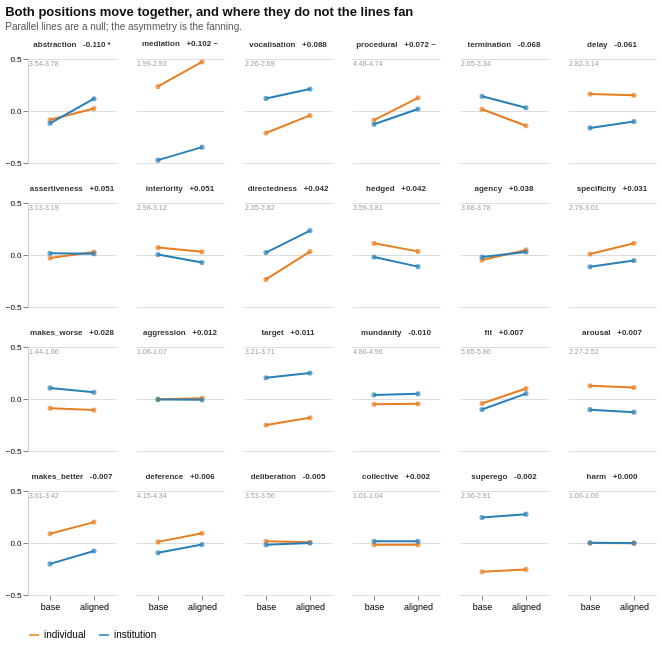

Vega-Lite specification for this chart:
### Vega-Lite specification from a JSON file in a GitHub repository (floating-point values rounded to 4 significant figures)
{"config": {"view": {"continuousWidth": 300, "continuousHeight": 300, "stroke": null}, "axis": {"domainColor": "#cccccc"}}, "data": {"name": "data-22e44f7c406c6eeeef61e5a8bf85b6b8"}, "facet": {"field": "lab", "header": {"labelColor": "#333333", "labelFontSize": 8, "labelFontWeight": "bold"}, "sort": ["abstraction   -0.110 *", "mediation   +0.102 ~", "vocalisation   +0.088 ", "procedural   +0.072 ~", "termination   -0.068 ", "delay   -0.061 ", "assertiveness   +0.051 ", "interiority   +0.051 ", "directedness   +0.042 ", "hedged   +0.042 ", "agency   +0.038 ", "specificity   +0.031 ", "makes_worse   +0.028 ", "aggression   +0.012 ", "target   +0.011 ", "mundanity   -0.010 ", "fit   +0.007 ", "arousal   +0.007 ", "makes_better   -0.007 ", "deference   +0.006 ", "deliberation   -0.005 ", "collective   +0.002 ", "superego   -0.002 ", "harm   +0.000 "], "title": null, "type": "nominal"}, "spec": {"layer": [{"mark": {"type": "line", "strokeWidth": 2}, "encoding": {"color": {"field": "who", "legend": {"orient": "bottom", "title": null}, "scale": {"domain": ["individual", "institution"], "range": ["#e67e22", "#2980b9"]}, "type": "nominal"}, "tooltip": [{"field": "scale", "type": "nominal"}, {"field": "who", "type": "nominal"}, {"field": "arm", "type": "nominal"}, {"field": "level", "format": ".3f", "type": "quantitative"}, {"field": "did", "format": "+.3f", "type": "quantitative"}, {"field": "p", "format": ".3f", "type": "quantitative"}], "x": {"axis": {"labelAngle": 0, "labelFontSize": 9}, "field": "arm", "sort": ["base", "aligned"], "title": null, "type": "nominal"}, "y": {"axis": {"labelFontSize": 8}, "field": "centred", "scale": {"domain": [-0.5, 0.5], "nice": false}, "title": null, "type": "quantitative"}}}, {"mark": {"type": "point", "filled": true, "size": 26}, "encoding": {"color": {"field": "who", "legend": null, "scale": {"domain": ["individual", "institution"], "range": ["#e67e22", "#2980b9"]}, "type": "nominal"}, "x": {"field": "arm", "sort": ["base", "aligned"], "title": null, "type": "nominal"}, "y": {"field": "centred", "scale": {"domain": [-0.5, 0.5], "nice": false}, "type": "quantitative"}}}, {"mark": {"type": "text", "align": "left", "baseline": "top", "color": "#999999", "fontSize": 7}, "encoding": {"text": {"field": "span_txt", "type": "nominal"}, "x": {"value": 1}, "y": {"value": 1}}, "transform": [{"filter": "((datum.arm === 'base') && (datum.who === 'individual'))"}]}], "height": 104, "width": 88}, "columns": 6, "title": {"text": ["Both positions move together, and where they do not the lines fan"], "anchor": "start", "color": "#111111", "fontSize": 13, "offset": 8, "subtitle": "Parallel lines are a null; the asymmetry is the fanning.", "subtitleColor": "#555555", "subtitleFontSize": 10}, "$schema": "https://vega.github.io/schema/vega-lite/v6.4.1.json", "datasets": {"data-22e44f7c406c6eeeef61e5a8bf85b6b8": [{"scale": "abstraction", "who": "individual", "arm": "base", "level": 3.572, "centred": -0.08488, "did": -0.1104, "p": 0.0, "span_txt": "3.54-3.78", "lab": "abstraction   -0.110 *"}, {"scale": "abstraction", "who": "individual", "arm": "aligned", "level": 3.681, "centred": 0.02405, "did": -0.1104, "p": 0.0, "span_txt": "3.54-3.78", "lab": "abstraction   -0.110 *"}, {"scale": "abstraction", "who": "institution", "arm": "base", "level": 3.539, "centred": -0.1184, "did": -0.1104, "p": 0.0, "span_txt": "3.54-3.78", "lab": "abstraction   -0.110 *"}, {"scale": "abstraction", "who": "institution", "arm": "aligned", "level": 3.776, "centred": 0.1184, "did": -0.1104, "p": 0.0, "span_txt": "3.54-3.78", "lab": "abstraction   -0.110 *"}, {"scale": "agency", "who": "individual", "arm": "base", "level": 3.678, "centred": -0.04885, "did": 0.03849, "p": 0.355, "span_txt": "3.68-3.78", "lab": "agency   +0.038 "}, {"scale": "agency", "who": "individual", "arm": "aligned", "level": 3.776, "centred": 0.04885, "did": 0.03849, "p": 0.355, "span_txt": "3.68-3.78", "lab": "agency   +0.038 "}, {"scale": "agency", "who": "institution", "arm": "base", "level": 3.707, "centred": -0.02035, "did": 0.03849, "p": 0.355, "span_txt": "3.68-3.78", "lab": "agency   +0.038 "}, {"scale": "agency", "who": "institution", "arm": "aligned", "level": 3.756, "centred": 0.02828, "did": 0.03849, "p": 0.355, "span_txt": "3.68-3.78", "lab": "agency   +0.038 "}, {"scale": "aggression", "who": "individual", "arm": "base", "level": 1.061, "centred": -0.001491, "did": 0.01225, "p": 0.182, "span_txt": "1.06-1.07", "lab": "aggression   +0.012 "}, {"scale": "aggression", "who": "individual", "arm": "aligned", "level": 1.069, "centred": 0.006636, "did": 0.01225, "p": 0.182, "span_txt": "1.06-1.07", "lab": "aggression   +0.012 "}, {"scale": "aggression", "who": "institution", "arm": "base", "level": 1.058, "centred": -0.005037, "did": 0.01225, "p": 0.182, "span_txt": "1.06-1.07", "lab": "aggression   +0.012 "}, {"scale": "aggression", "who": "institution", "arm": "aligned", "level": 1.056, "centred": -0.006636, "did": 0.01225, "p": 0.182, "span_txt": "1.06-1.07", "lab": "aggression   +0.012 "}, {"scale": "arousal", "who": "individual", "arm": "base", "level": 2.523, "centred": 0.1267, "did": 0.007324, "p": 0.817, "span_txt": "2.27-2.52", "lab": "arousal   +0.007 "}, {"scale": "arousal", "who": "individual", "arm": "aligned", "level": 2.507, "centred": 0.1111, "did": 0.007324, "p": 0.817, "span_txt": "2.27-2.52", "lab": "arousal   +0.007 "}, {"scale": "arousal", "who": "institution", "arm": "base", "level": 2.294, "centred": -0.1026, "did": 0.007324, "p": 0.817, "span_txt": "2.27-2.52", "lab": "arousal   +0.007 "}, {"scale": "arousal", "who": "institution", "arm": "aligned", "level": 2.27, "centred": -0.1267, "did": 0.007324, "p": 0.817, "span_txt": "2.27-2.52", "lab": "arousal   +0.007 "}, {"scale": "assertiveness", "who": "individual", "arm": "base", "level": 3.132, "centred": -0.02875, "did": 0.05138, "p": 0.162, "span_txt": "3.13-3.19", "lab": "assertiveness   +0.051 "}, {"scale": "assertiveness", "who": "individual", "arm": "aligned", "level": 3.189, "centred": 0.02875, "did": 0.05138, "p": 0.162, "span_txt": "3.13-3.19", "lab": "assertiveness   +0.051 "}, {"scale": "assertiveness", "who": "institution", "arm": "base", "level": 3.177, "centred": 0.01591, "did": 0.05138, "p": 0.162, "span_txt": "3.13-3.19", "lab": "assertiveness   +0.051 "}, {"scale": "assertiveness", "who": "institution", "arm": "aligned", "level": 3.172, "centred": 0.01173, "did": 0.05138, "p": 0.162, "span_txt": "3.13-3.19", "lab": "assertiveness   +0.051 "}, {"scale": "collective", "who": "individual", "arm": "base", "level": 1.006, "centred": -0.01752, "did": 0.002361, "p": 0.845, "span_txt": "1.01-1.04", "lab": "collective   +0.002 "}, {"scale": "collective", "who": "individual", "arm": "aligned", "level": 1.007, "centred": -0.01599, "did": 0.002361, "p": 0.845, "span_txt": "1.01-1.04", "lab": "collective   +0.002 "}, {"scale": "collective", "who": "institution", "arm": "base", "level": 1.04, "centred": 0.01698, "did": 0.002361, "p": 0.845, "span_txt": "1.01-1.04", "lab": "collective   +0.002 "}, {"scale": "collective", "who": "institution", "arm": "aligned", "level": 1.041, "centred": 0.01752, "did": 0.002361, "p": 0.845, "span_txt": "1.01-1.04", "lab": "collective   +0.002 "}, {"scale": "deference", "who": "individual", "arm": "base", "level": 4.255, "centred": 0.01072, "did": 0.005981, "p": 0.84, "span_txt": "4.15-4.34", "lab": "deference   +0.006 "}, {"scale": "deference", "who": "individual", "arm": "aligned", "level": 4.339, "centred": 0.09401, "did": 0.005981, "p": 0.84, "span_txt": "4.15-4.34", "lab": "deference   +0.006 "}, {"scale": "deference", "who": "institution", "arm": "base", "level": 4.151, "centred": -0.09401, "did": 0.005981, "p": 0.84, "span_txt": "4.15-4.34", "lab": "deference   +0.006 "}, {"scale": "deference", "who": "institution", "arm": "aligned", "level": 4.231, "centred": -0.01404, "did": 0.005981, "p": 0.84, "span_txt": "4.15-4.34", "lab": "deference   +0.006 "}, {"scale": "delay", "who": "individual", "arm": "base", "level": 3.144, "centred": 0.1625, "did": -0.06109, "p": 0.221, "span_txt": "2.82-3.14", "lab": "delay   -0.061 "}, {"scale": "delay", "who": "individual", "arm": "aligned", "level": 3.133, "centred": 0.152, "did": -0.06109, "p": 0.221, "span_txt": "2.82-3.14", "lab": "delay   -0.061 "}, {"scale": "delay", "who": "institution", "arm": "base", "level": 2.819, "centred": -0.1625, "did": -0.06109, "p": 0.221, "span_txt": "2.82-3.14", "lab": "delay   -0.061 "}, {"scale": "delay", "who": "institution", "arm": "aligned", "level": 2.879, "centred": -0.1019, "did": -0.06109, "p": 0.221, "span_txt": "2.82-3.14", "lab": "delay   -0.061 "}, {"scale": "deliberation", "who": "individual", "arm": "base", "level": 3.56, "centred": 0.01657, "did": -0.004821, "p": 0.879, "span_txt": "3.53-3.56", "lab": "deliberation   -0.005 "}, {"scale": "deliberation", "who": "individual", "arm": "aligned", "level": 3.551, "centred": 0.007723, "did": -0.004821, "p": 0.879, "span_txt": "3.53-3.56", "lab": "deliberation   -0.005 "}, {"scale": "deliberation", "who": "institution", "arm": "base", "level": 3.526, "centred": -0.01657, "did": -0.004821, "p": 0.879, "span_txt": "3.53-3.56", "lab": "deliberation   -0.005 "}, {"scale": "deliberation", "who": "institution", "arm": "aligned", "level": 3.543, "centred": -0.0002664, "did": -0.004821, "p": 0.879, "span_txt": "3.53-3.56", "lab": "deliberation   -0.005 "}, {"scale": "directedness", "who": "individual", "arm": "base", "level": 2.349, "centred": -0.2347, "did": 0.04243, "p": 0.506, "span_txt": "2.35-2.82", "lab": "directedness   +0.042 "}, {"scale": "directedness", "who": "individual", "arm": "aligned", "level": 2.617, "centred": 0.03272, "did": 0.04243, "p": 0.506, "span_txt": "2.35-2.82", "lab": "directedness   +0.042 "}, {"scale": "directedness", "who": "institution", "arm": "base", "level": 2.607, "centred": 0.02308, "did": 0.04243, "p": 0.506, "span_txt": "2.35-2.82", "lab": "directedness   +0.042 "}, {"scale": "directedness", "who": "institution", "arm": "aligned", "level": 2.819, "centred": 0.2347, "did": 0.04243, "p": 0.506, "span_txt": "2.35-2.82", "lab": "directedness   +0.042 "}, {"scale": "fit", "who": "individual", "arm": "base", "level": 5.713, "centred": -0.04262, "did": 0.007428, "p": 0.85, "span_txt": "5.65-5.86", "lab": "fit   +0.007 "}, {"scale": "fit", "who": "individual", "arm": "aligned", "level": 5.857, "centred": 0.1014, "did": 0.007428, "p": 0.85, "span_txt": "5.65-5.86", "lab": "fit   +0.007 "}, {"scale": "fit", "who": "institution", "arm": "base", "level": 5.654, "centred": -0.1014, "did": 0.007428, "p": 0.85, "span_txt": "5.65-5.86", "lab": "fit   +0.007 "}, {"scale": "fit", "who": "institution", "arm": "aligned", "level": 5.808, "centred": 0.05205, "did": 0.007428, "p": 0.85, "span_txt": "5.65-5.86", "lab": "fit   +0.007 "}, {"scale": "harm", "who": "individual", "arm": "base", "level": 1.002, "centred": -0.0001807, "did": 0.0002034, "p": 0.883, "span_txt": "1.00-1.00", "lab": "harm   +0.000 "}, {"scale": "harm", "who": "individual", "arm": "aligned", "level": 1.001, "centred": -0.001347, "did": 0.0002034, "p": 0.883, "span_txt": "1.00-1.00", "lab": "harm   +0.000 "}, {"scale": "harm", "who": "institution", "arm": "base", "level": 1.003, "centred": 0.001347, "did": 0.0002034, "p": 0.883, "span_txt": "1.00-1.00", "lab": "harm   +0.000 "}, {"scale": "harm", "who": "institution", "arm": "aligned", "level": 1.002, "centred": -3.227e-05, "did": 0.0002034, "p": 0.883, "span_txt": "1.00-1.00", "lab": "harm   +0.000 "}, {"scale": "hedged", "who": "individual", "arm": "base", "level": 3.815, "centred": 0.112, "did": 0.04164, "p": 0.32, "span_txt": "3.59-3.81", "lab": "hedged   +0.042 "}, {"scale": "hedged", "who": "individual", "arm": "aligned", "level": 3.737, "centred": 0.03484, "did": 0.04164, "p": 0.32, "span_txt": "3.59-3.81", "lab": "hedged   +0.042 "}, {"scale": "hedged", "who": "institution", "arm": "base", "level": 3.683, "centred": -0.01935, "did": 0.04164, "p": 0.32, "span_txt": "3.59-3.81", "lab": "hedged   +0.042 "}, {"scale": "hedged", "who": "institution", "arm": "aligned", "level": 3.591, "centred": -0.112, "did": 0.04164, "p": 0.32, "span_txt": "3.59-3.81", "lab": "hedged   +0.042 "}, {"scale": "interiority", "who": "individual", "arm": "base", "level": 3.123, "centred": 0.07178, "did": 0.05131, "p": 0.179, "span_txt": "2.98-3.12", "lab": "interiority   +0.051 "}, {"scale": "interiority", "who": "individual", "arm": "aligned", "level": 3.082, "centred": 0.03014, "did": 0.05131, "p": 0.179, "span_txt": "2.98-3.12", "lab": "interiority   +0.051 "}, {"scale": "interiority", "who": "institution", "arm": "base", "level": 3.056, "centred": 0.004632, "did": 0.05131, "p": 0.179, "span_txt": "2.98-3.12", "lab": "interiority   +0.051 "}, {"scale": "interiority", "who": "institution", "arm": "aligned", "level": 2.98, "centred": -0.07178, "did": 0.05131, "p": 0.179, "span_txt": "2.98-3.12", "lab": "interiority   +0.051 "}, {"scale": "makes_better", "who": "individual", "arm": "base", "level": 3.304, "centred": 0.08933, "did": -0.006954, "p": 0.836, "span_txt": "3.01-3.42", "lab": "makes_better   -0.007 "}, {"scale": "makes_better", "who": "individual", "arm": "aligned", "level": 3.415, "centred": 0.201, "did": -0.006954, "p": 0.836, "span_txt": "3.01-3.42", "lab": "makes_better   -0.007 "}, {"scale": "makes_better", "who": "institution", "arm": "base", "level": 3.014, "centred": -0.201, "did": -0.006954, "p": 0.836, "span_txt": "3.01-3.42", "lab": "makes_better   -0.007 "}, {"scale": "makes_better", "who": "institution", "arm": "aligned", "level": 3.137, "centred": -0.07764, "did": -0.006954, "p": 0.836, "span_txt": "3.01-3.42", "lab": "makes_better   -0.007 "}, {"scale": "makes_worse", "who": "individual", "arm": "base", "level": 1.46, "centred": -0.08887, "did": 0.02823, "p": 0.219, "span_txt": "1.44-1.66", "lab": "makes_worse   +0.028 "}, {"scale": "makes_worse", "who": "individual", "arm": "aligned", "level": 1.442, "centred": -0.1067, "did": 0.02823, "p": 0.219, "span_txt": "1.44-1.66", "lab": "makes_worse   +0.028 "}, {"scale": "makes_worse", "who": "institution", "arm": "base", "level": 1.655, "centred": 0.1067, "did": 0.02823, "p": 0.219, "span_txt": "1.44-1.66", "lab": "makes_worse   +0.028 "}, {"scale": "makes_worse", "who": "institution", "arm": "aligned", "level": 1.614, "centred": 0.06523, "did": 0.02823, "p": 0.219, "span_txt": "1.44-1.66", "lab": "makes_worse   +0.028 "}, {"scale": "mediation", "who": "individual", "arm": "base", "level": 2.697, "centred": 0.2362, "did": 0.102, "p": 0.05, "span_txt": "1.99-2.93", "lab": "mediation   +0.102 ~"}, {"scale": "mediation", "who": "individual", "arm": "aligned", "level": 2.933, "centred": 0.4726, "did": 0.102, "p": 0.05, "span_txt": "1.99-2.93", "lab": "mediation   +0.102 ~"}, {"scale": "mediation", "who": "institution", "arm": "base", "level": 1.988, "centred": -0.4726, "did": 0.102, "p": 0.05, "span_txt": "1.99-2.93", "lab": "mediation   +0.102 ~"}, {"scale": "mediation", "who": "institution", "arm": "aligned", "level": 2.113, "centred": -0.3474, "did": 0.102, "p": 0.05, "span_txt": "1.99-2.93", "lab": "mediation   +0.102 ~"}, {"scale": "mundanity", "who": "individual", "arm": "base", "level": 4.858, "centred": -0.0499, "did": -0.0103, "p": 0.535, "span_txt": "4.86-4.96", "lab": "mundanity   -0.010 "}, {"scale": "mundanity", "who": "individual", "arm": "aligned", "level": 4.862, "centred": -0.0458, "did": -0.0103, "p": 0.535, "span_txt": "4.86-4.96", "lab": "mundanity   -0.010 "}, {"scale": "mundanity", "who": "institution", "arm": "base", "level": 4.948, "centred": 0.03955, "did": -0.0103, "p": 0.535, "span_txt": "4.86-4.96", "lab": "mundanity   -0.010 "}, {"scale": "mundanity", "who": "institution", "arm": "aligned", "level": 4.958, "centred": 0.0499, "did": -0.0103, "p": 0.535, "span_txt": "4.86-4.96", "lab": "mundanity   -0.010 "}, {"scale": "procedural", "who": "individual", "arm": "base", "level": 4.521, "centred": -0.08802, "did": 0.07193, "p": 0.067, "span_txt": "4.48-4.74", "lab": "procedural   +0.072 ~"}, {"scale": "procedural", "who": "individual", "arm": "aligned", "level": 4.736, "centred": 0.1269, "did": 0.07193, "p": 0.067, "span_txt": "4.48-4.74", "lab": "procedural   +0.072 ~"}, {"scale": "procedural", "who": "institution", "arm": "base", "level": 4.482, "centred": -0.1269, "did": 0.07193, "p": 0.067, "span_txt": "4.48-4.74", "lab": "procedural   +0.072 ~"}, {"scale": "procedural", "who": "institution", "arm": "aligned", "level": 4.628, "centred": 0.01903, "did": 0.07193, "p": 0.067, "span_txt": "4.48-4.74", "lab": "procedural   +0.072 ~"}, {"scale": "specificity", "who": "individual", "arm": "base", "level": 2.911, "centred": 0.009417, "did": 0.03144, "p": 0.41, "span_txt": "2.79-3.01", "lab": "specificity   +0.031 "}, {"scale": "specificity", "who": "individual", "arm": "aligned", "level": 3.014, "centred": 0.1123, "did": 0.03144, "p": 0.41, "span_txt": "2.79-3.01", "lab": "specificity   +0.031 "}, {"scale": "specificity", "who": "institution", "arm": "base", "level": 2.79, "centred": -0.1123, "did": 0.03144, "p": 0.41, "span_txt": "2.79-3.01", "lab": "specificity   +0.031 "}, {"scale": "specificity", "who": "institution", "arm": "aligned", "level": 2.849, "centred": -0.05291, "did": 0.03144, "p": 0.41, "span_txt": "2.79-3.01", "lab": "specificity   +0.031 "}, {"scale": "superego", "who": "individual", "arm": "base", "level": 2.357, "centred": -0.2776, "did": -0.002008, "p": 0.918, "span_txt": "2.36-2.91", "lab": "superego   -0.002 "}, {"scale": "superego", "who": "individual", "arm": "aligned", "level": 2.381, "centred": -0.254, "did": -0.002008, "p": 0.918, "span_txt": "2.36-2.91", "lab": "superego   -0.002 "}, {"scale": "superego", "who": "institution", "arm": "base", "level": 2.88, "centred": 0.2449, "did": -0.002008, "p": 0.918, "span_txt": "2.36-2.91", "lab": "superego   -0.002 "}, {"scale": "superego", "who": "institution", "arm": "aligned", "level": 2.912, "centred": 0.2776, "did": -0.002008, "p": 0.918, "span_txt": "2.36-2.91", "lab": "superego   -0.002 "}, {"scale": "target", "who": "individual", "arm": "base", "level": 3.207, "centred": -0.2499, "did": 0.01112, "p": 0.873, "span_txt": "3.21-3.71", "lab": "target   +0.011 "}, {"scale": "target", "who": "individual", "arm": "aligned", "level": 3.277, "centred": -0.1807, "did": 0.01112, "p": 0.873, "span_txt": "3.21-3.71", "lab": "target   +0.011 "}, {"scale": "target", "who": "institution", "arm": "base", "level": 3.662, "centred": 0.2048, "did": 0.01112, "p": 0.873, "span_txt": "3.21-3.71", "lab": "target   +0.011 "}, {"scale": "target", "who": "institution", "arm": "aligned", "level": 3.707, "centred": 0.2499, "did": 0.01112, "p": 0.873, "span_txt": "3.21-3.71", "lab": "target   +0.011 "}, {"scale": "termination", "who": "individual", "arm": "base", "level": 2.211, "centred": 0.01666, "did": -0.06836, "p": 0.191, "span_txt": "2.05-2.34", "lab": "termination   -0.068 "}, {"scale": "termination", "who": "individual", "arm": "aligned", "level": 2.052, "centred": -0.1423, "did": -0.06836, "p": 0.191, "span_txt": "2.05-2.34", "lab": "termination   -0.068 "}, {"scale": "termination", "who": "institution", "arm": "base", "level": 2.336, "centred": 0.1423, "did": -0.06836, "p": 0.191, "span_txt": "2.05-2.34", "lab": "termination   -0.068 "}, {"scale": "termination", "who": "institution", "arm": "aligned", "level": 2.226, "centred": 0.03147, "did": -0.06836, "p": 0.191, "span_txt": "2.05-2.34", "lab": "termination   -0.068 "}, {"scale": "vocalisation", "who": "individual", "arm": "base", "level": 2.265, "centred": -0.2111, "did": 0.08828, "p": 0.185, "span_txt": "2.26-2.69", "lab": "vocalisation   +0.088 "}, {"scale": "vocalisation", "who": "individual", "arm": "aligned", "level": 2.433, "centred": -0.04272, "did": 0.08828, "p": 0.185, "span_txt": "2.26-2.69", "lab": "vocalisation   +0.088 "}, {"scale": "vocalisation", "who": "institution", "arm": "base", "level": 2.597, "centred": 0.1212, "did": 0.08828, "p": 0.185, "span_txt": "2.26-2.69", "lab": "vocalisation   +0.088 "}, {"scale": "vocalisation", "who": "institution", "arm": "aligned", "level": 2.687, "centred": 0.2111, "did": 0.08828, "p": 0.185, "span_txt": "2.26-2.69", "lab": "vocalisation   +0.088 "}]}}
